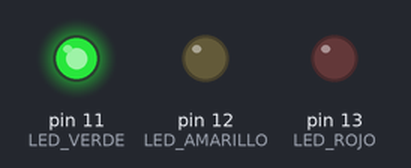
A sketch run on a simulated Arduino Uno, built with avr-gcc and run on an emulated ATmega328P. Parts: output pins drawn as LEDs (lit = HIGH).

Above: at 1.0 s.
At 4.7 s:
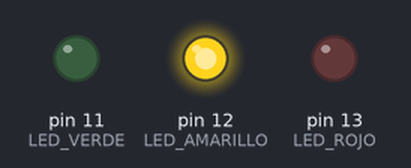
At 8.0 s:
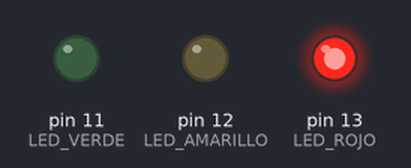
At 13.12 s:
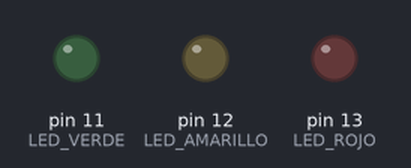
Timing chart, 0 to 13.7 s (numbered marks = the images above):
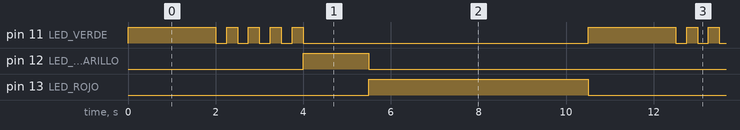

The sketch:

Semaforo.ino
```cpp
// (licence header left out)
//====================================================
// PRACTICA SEMAFORO
//====================================================

// Definición de pines
#define LED_ROJO      13
#define LED_AMARILLO  12
#define LED_VERDE     11

// Definición de tiempos (ms)
#define TIEMPO_VERDE      2000
#define TIEMPO_PARPADEO    250
#define TIEMPO_AMARILLO   1500
#define TIEMPO_ROJO       5000

void setup() {

  // Configurar los pines como salidas
  pinMode(LED_ROJO, OUTPUT);
  pinMode(LED_AMARILLO, OUTPUT);
  pinMode(LED_VERDE, OUTPUT);

}

void loop() {

  //=========================================
  // Luz verde durante 2 segundos
  //=========================================
  digitalWrite(LED_VERDE, HIGH);
  delay(TIEMPO_VERDE);

  //=========================================
  // Parpadeo del LED verde
  // (4 veces en aproximadamente 2 segundos)
  //=========================================
  for (int i = 0; i < 4; i++) {

    digitalWrite(LED_VERDE, LOW);
    delay(TIEMPO_PARPADEO);

    digitalWrite(LED_VERDE, HIGH);
    delay(TIEMPO_PARPADEO);

  }

  digitalWrite(LED_VERDE, LOW);

  //=========================================
  // Luz amarilla durante 1.5 segundos
  //=========================================
  digitalWrite(LED_AMARILLO, HIGH);
  delay(TIEMPO_AMARILLO);
  digitalWrite(LED_AMARILLO, LOW);

  //=========================================
  // Luz roja durante 5 segundos
  //=========================================
  digitalWrite(LED_ROJO, HIGH);
  delay(TIEMPO_ROJO);
  digitalWrite(LED_ROJO, LOW);

}
```

Measured:
- by itself, pin 11 (LED_VERDE): repeats every 10.5 s: 4 × (LOW 0.25 s, HIGH 0.25 s), LOW 6.5 s, HIGH 2.0 s
- by itself, pin 12 (LED_AMARILLO): alternates HIGH for 1.5 s and LOW for 9.0 s
- by itself, pin 13 (LED_ROJO): alternates HIGH for 5.0 s and LOW for 5.5 s
